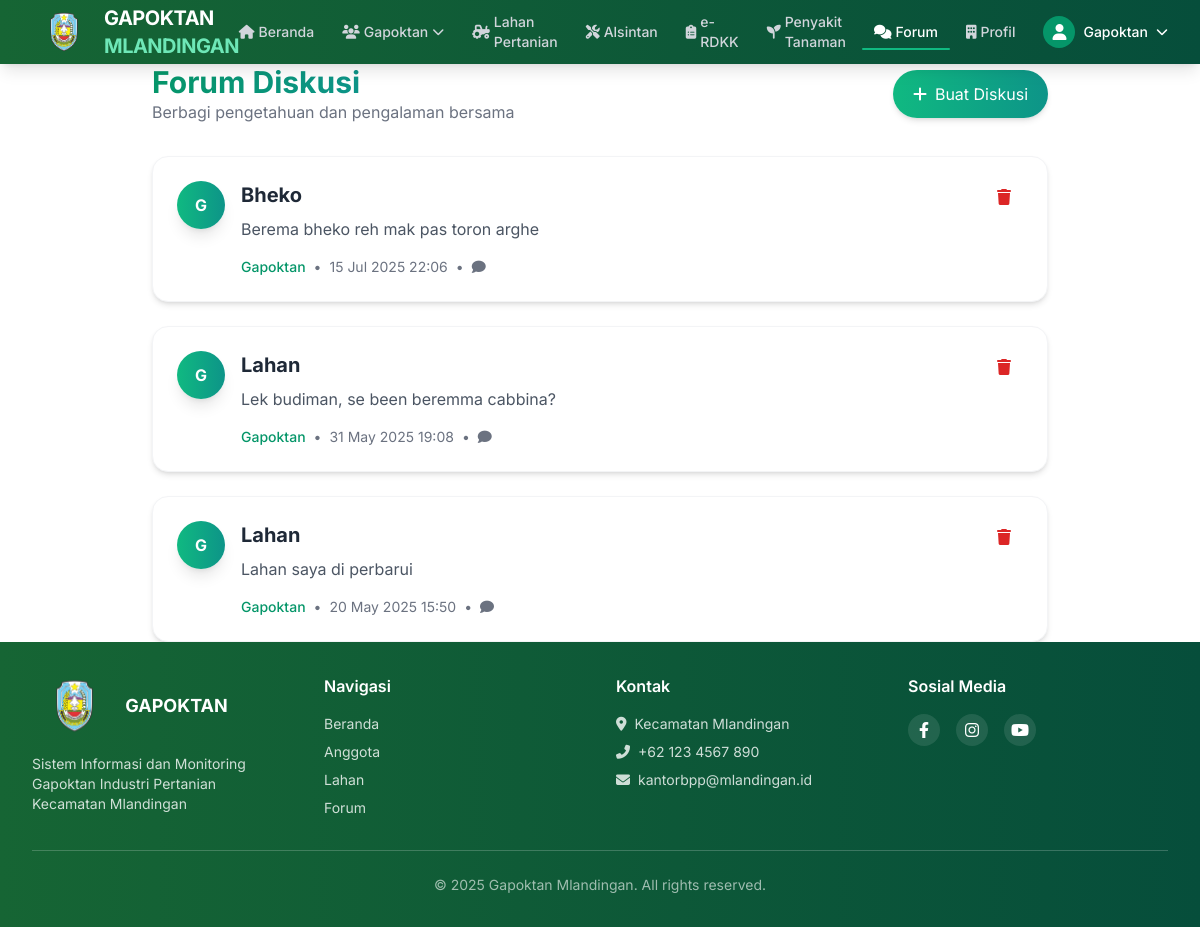
The page /petani/forum/ (signed in) on the database its author committed.
### administrator/models.py (models this page shows, shortened)
class ForumDiskusi(models.Model):
    user = models.ForeignKey(User, on_delete=models.CASCADE, related_name='forum_diskusi')
    judul = models.CharField(max_length=200)
    isi = models.TextField()
    tanggal = models.DateTimeField(auto_now_add=True)
    class Meta:
        verbose_name_plural = "Forum Diskusi"

### petani/views.py (the view)
# urls.py: path('forum/', views.daftar_forum, name='daftar_forum'),
@login_required(login_url='login')
def daftar_forum(request):
    forum_list = ForumDiskusi.objects.all().order_by('-tanggal')
    context = {
        'forum_list': forum_list,
        "menu": "forum",
    }
    return render(request, 'daftar_forum.html', context)

### petani/templates/daftar_forum.html (shortened to what this page needs)
{% extends 'base.html' %}
{% load static %}
{% block content %}
    <div class="max-w-4xl mx-auto">
        <div class="flex flex-col md:flex-row md:items-center justify-between mb-8 gap-4">
            <div>
                <h1 class="text-3xl font-bold text-gray-800">
                    <span class="bg-gradient-to-r from-emerald-600 to-teal-600 bg-clip-text text-transparent">
                    </span>
                </h1>
                <p class="text-gray-500">Berbagi pengetahuan dan pengalaman bersama</p>
            </div>
            <a href="{% url 'buat_forum' %}"
               class="flex items-center gap-2 bg-gradient-to-r from-emerald-500 to-teal-600 hover:from-emerald-600 hover:to-teal-700 text-white px-5 py-3 rounded-full shadow-md hover:shadow-lg transition-all duration-300">
                <i class="fas fa-plus"></i> Buat Diskusi
            </a>
        </div>
        <div class="space-y-6">
            {% for forum in forum_list %}
            <div class="bg-white rounded-2xl shadow-md overflow-hidden border border-gray-100 hover:shadow-lg transition-all duration-300">
                <div class="p-6 flex flex-col md:flex-row md:justify-between md:items-start gap-4">
                    <div class="flex items-start gap-4 flex-1">
                        <div class="flex-shrink-0">
                            <div class="w-12 h-12 bg-gradient-to-r from-emerald-500 to-teal-600 text-white rounded-full flex items-center justify-center font-bold shadow-lg">
                                {{ forum.user.username|first|upper }}
                            </div>
                        </div>
                        <div class="flex-1 min-w-0">
                            <a href="{% url 'detail_forum' forum.id %}" class="block">
                                <h3 class="text-xl font-bold text-gray-800 hover:text-emerald-600 transition-colors">
                                    {{ forum.judul }}
                                </h3>
                                <p class="text-gray-600 mt-2 line-clamp-2">{{ forum.isi }}</p>
                            </a>
                            <div class="mt-4 flex items-center text-sm text-gray-500">
                                <span class="font-medium text-emerald-600">{{ forum.user.username }}</span>
                                <span class="mx-2">•</span>
                                <span>{{ forum.tanggal|date:"d M Y H:i" }}</span>
                                <span class="mx-2">•</span>
                                <span class="flex items-center gap-1">
                                    <i class="fas fa-comment"></i> {{ forum.komentar_set.count }}
                                </span>
                            </div>
                        </div>
                    </div>
                   <div>
                        <form method="post" action="{% url 'hapus_forum' forum.id %}" onsubmit="return confirm('Yakin ingin menghapus diskusi ini?');">
                            <button type="submit"
                                    class="text-red-600 hover:text-red-800 font-semibold px-3 py-1 rounded-lg transition"
                                    title="Hapus Diskusi">
                                <i class="fas fa-trash"></i>
                            </button>
                        </form>
                    </div>
                </div>
            </div>
            {% endfor %}
        </div>
    </div>
{% endblock %}

### templates/navbar.html (shortened to what this page needs)
{% load static %}
 <nav class="bg-gradient-to-r from-green-800 to-emerald-900 text-white shadow-lg z-50">
    <div class="w-full px-4 sm:px-6 lg:px-8">
            <div class="flex justify-between h-16 items-center">
                <div class="flex items-center space-x-3">
                    <a href="{% url 'beranda' %}" class="flex items-center space-x-2 group">
                        <img src="{% static 'gambar/logobpp.png' %}" alt="Logo Gapoktan" class="w-18 h-12 transition-transform group-hover:rotate-12">
                        <span class="font-bold text-xl tracking-tight">GAPOKTAN<span class="text-emerald-300"> MLANDINGAN</span></span>
                    </a>
                </div>
<div class="hidden lg:flex items-center space-x-1">
    <a href="{% url 'beranda' %}"
       class="relative px-3 py-2 text-sm font-medium flex items-center space-x-1
       {% if request.resolver_match.url_name == 'beranda' %}
           text-white underline-pulse
       {% else %}
           text-gray-300 hover:text-white hover:border-b-2 hover:border-emerald-400
       {% endif %}">
        <i class="fas fa-home text-sm"></i>
        <span>Beranda</span>
    </a>
    <div class="relative group" x-data="{ open: false }">
        <button @click="open = !open"
                class="relative px-3 py-2 text-sm font-medium flex items-center space-x-1
               {% if request.resolver_match.url_name == 'grup' or request.resolver_match.url_name == 'ketua' or request.resolver_match.url_name == 'anggota' %}
                    text-white underline-pulse
                {% else %}
                    text-gray-300 hover:text-white hover:border-b-2 hover:border-emerald-400
                {% endif %}">
            <i class="fas fa-users text-sm"></i>
            <span>Gapoktan</span>
            <i class="fas fa-chevron-down text-xs transition-transform duration-200"
               :class="{'transform rotate-180': open}"></i>
        </button>
    </div>
    <a href="{% url 'lahan' %}"
       class="relative px-3 py-2 text-sm font-medium flex items-center space-x-1
       {% if request.resolver_match.url_name == 'lahan' %}
           text-white underline-pulse
       {% else %}
           text-gray-300 hover:text-white hover:border-b-2 hover:border-emerald-400
       {% endif %}">
        <i class="fas fa-tractor text-sm"></i>
        <span>Lahan Pertanian</span>
    </a>
    <a href="{% url 'alsintan' %}"
       class="relative px-3 py-2 text-sm font-medium flex items-center space-x-1
       {% if request.resolver_match.url_name == 'alsintan' %}
           text-white underline-pulse
       {% else %}
           text-gray-300 hover:text-white hover:border-b-2 hover:border-emerald-400
       {% endif %}">
        <i class="fas fa-tools text-sm"></i>
        <span>Alsintan</span>
    </a>
    <a href="{% url 'erdkk' %}"
       class="relative px-3 py-2 text-sm font-medium flex items-center space-x-1
       {% if request.resolver_match.url_name == 'erdkk' %}
           text-white underline-pulse
       {% else %}
           text-gray-300 hover:text-white hover:border-b-2 hover:border-emerald-400
       {% endif %}">
        <i class="fas fa-clipboard-list text-sm"></i>
        <span>e-RDKK</span>
    </a>
    <a href="{% url 'tanaman' %}"
       class="relative px-3 py-2 text-sm font-medium flex items-center space-x-1
       {% if request.resolver_match.url_name == 'tanaman' %}
           text-white underline-pulse
       {% else %}
           text-gray-300 hover:text-white hover:border-b-2 hover:border-emerald-400
       {% endif %}">
        <i class="fas fa-seedling text-sm"></i>
        <span>Penyakit Tanaman</span>
    </a>
    <a href="{% url 'daftar_forum' %}"
       class="relative px-3 py-2 text-sm font-medium flex items-center space-x-1
       {% if request.resolver_match.url_name == 'daftar_forum' %}
           text-white underline-pulse
       {% else %}
           text-gray-300 hover:text-white hover:border-b-2 hover:border-emerald-400
       {% endif %}">
        <i class="fas fa-comments text-sm"></i>
        <span>Forum</span>
    </a>
      <a href="{% url 'profil' %}"
       class="relative px-3 py-2 text-sm font-medium flex items-center space-x-1
       {% if request.resolver_match.url_name == 'profil' %}
           text-white underline-pulse
       {% else %}
           text-gray-300 hover:text-white hover:border-b-2 hover:border-emerald-400
       {% endif %}">
        <i class="fa fa-building text-sm"></i>
        <span>Profil</span>
    </a>
</div>
                <div class="hidden md:flex items-center ml-4 relative" x-data="{ userMenuOpen: false }">
                    {% if user.is_authenticated %}
                        <button @click="userMenuOpen = !userMenuOpen" class="flex items-center space-x-2 focus:outline-none">
                            <div class="w-8 h-8 rounded-full bg-emerald-600 flex items-center justify-center text-white font-medium">
                                <i class="fas fa-user"></i>
                            </div>
                            <span class="text-sm font-medium">{{ request.session.username }}</span>
                            <i class="fas fa-chevron-down text-xs transition-transform duration-200" :class="{'transform rotate-180': userMenuOpen}"></i>
                        </button>
                    {% else %}
                        <a href="{% url 'login' %}" class="px-3 py-2 text-sm font-medium text-white hover:underline">Login</a>
                    {% endif %}
                </div>
            </div>
        </div>
    </nav>

### templates/styles.html (style rules this page uses)
.underline-pulse::after { content: ''; position: absolute; bottom: 0; left: 0; height: 2px; width: 100%; background-color: #10b981; animation: underlinePulse 1.8s ease-in-out infinite; border-radius: 9999px; }
body { font-family: 'Inter', sans-serif; @apply bg-gray-50 text-gray-800 antialiased min-h-full; }

### rows shown on the page
ForumDiskusi: user.username|first "G", judul "Bheko", isi "Berema bheko reh mak pas toron arghe", user.username "Gapoktan", tanggal "15 Jul 2025 22:06"
ForumDiskusi: user.username|first "G", judul "Lahan", isi "Lek budiman, se been beremma cabbina?", user.username "Gapoktan", tanggal "31 May 2025 19:08"
ForumDiskusi: user.username|first "G", judul "Lahan", isi "Lahan saya di perbarui", user.username "Gapoktan", tanggal "20 May 2025 15:50"

### other values the page prints
{{ request.session.username }} "Gapoktan"
